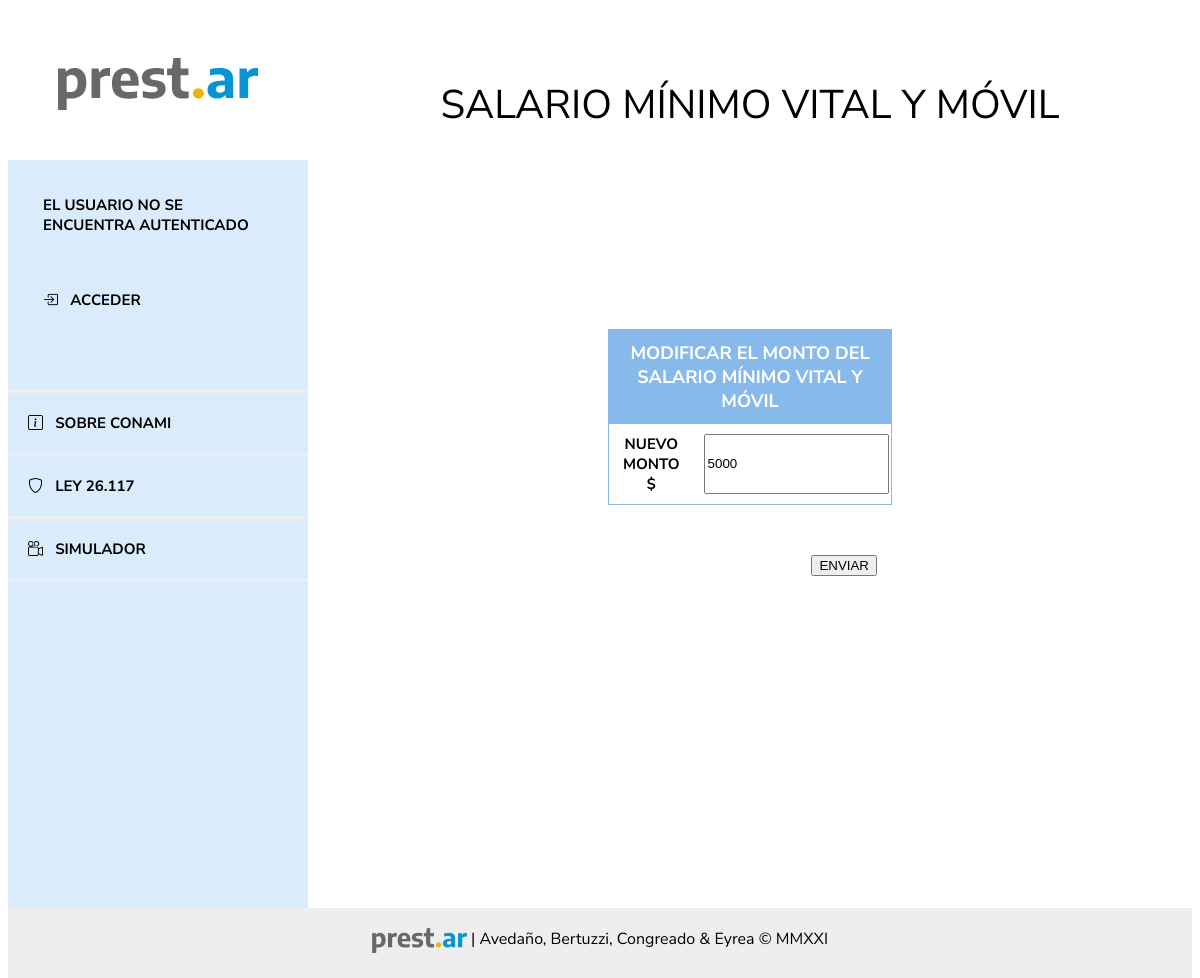
Page /configuracion/smvm/1/edit/ on the earlier database version.
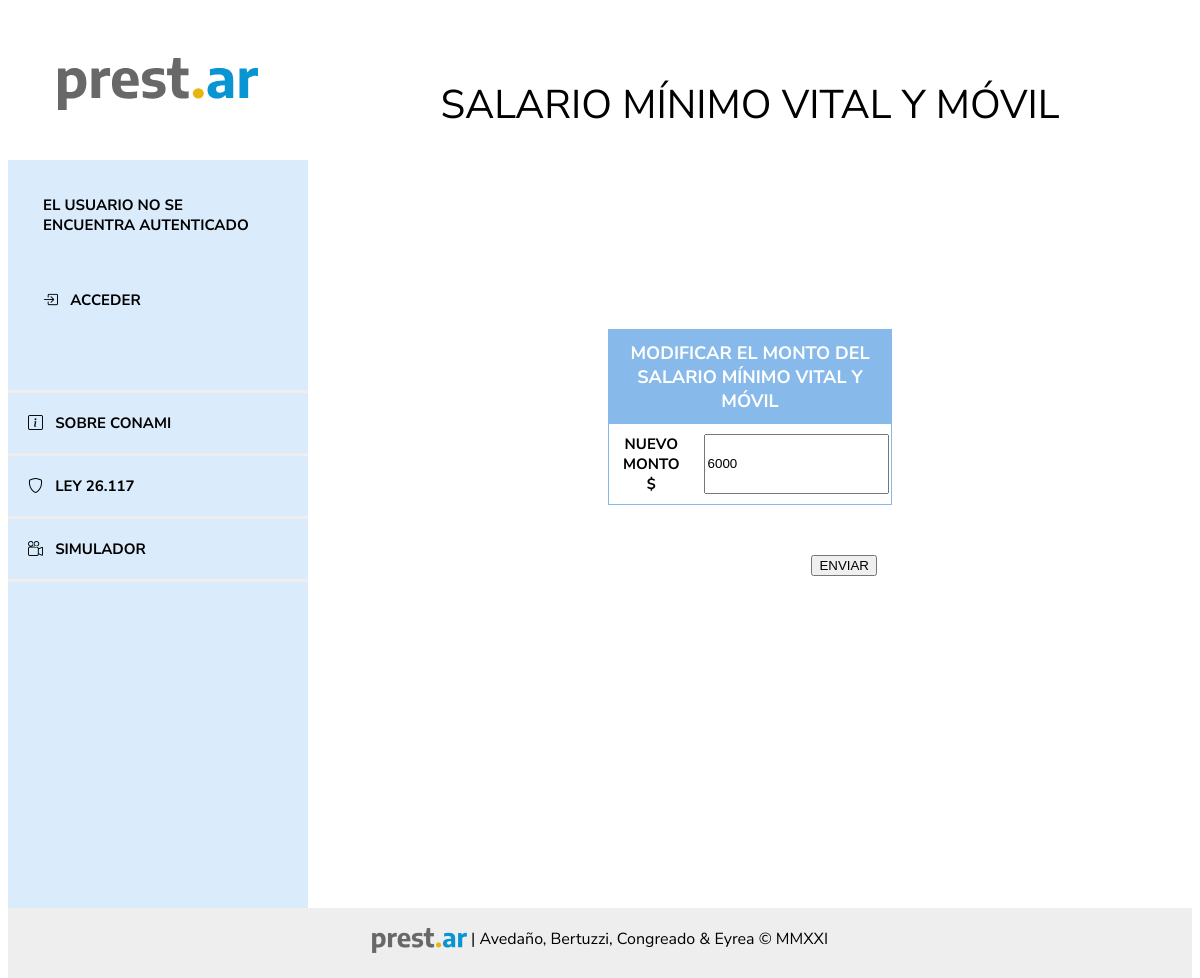
Same page on the later database version.
### prestamos/models.py (models this page shows, shortened)
class SMVM(models.Model):
    author = models.ForeignKey(
        settings.AUTH_USER_MODEL, on_delete=models.CASCADE)
    monto = models. PositiveIntegerField()
    created_date = models.DateTimeField(
        default=timezone.now)

### prestamos/views.py (the view)
def smvm_edit(request, pk):
    smvm = get_object_or_404(SMVM, pk=pk)
    if request.method == "POST":
        form = SMVMForm(request.POST, instance=smvm)
        if form.is_valid():
            smvm = form.save(commit=False)
            smvm.created_date = timezone.now()
            smvm.save()
            return redirect('smvm_detail', pk=smvm.pk)
    else:
        form = SMVMForm(instance=smvm)
    return render(request, 'configuracion/smvm_edit.html', {'form': form})

### prestamos/forms.py
class SMVMForm(forms.ModelForm):
    class Meta:
        model = SMVM
        fields = ['monto']

### prestamos/templates/configuracion/smvm_edit.html
{% extends 'base.html' %}
{% block content %}
<header>
	SALARIO MÍNIMO VITAL Y MÓVIL
</header>
<main>
    <form target="_self"  method="POST" class="simulacion-form">{% csrf_token %}
			<div class="caja">
     			<div class="grid-item titulo">MODIFICAR EL MONTO DEL SALARIO MÍNIMO VITAL Y MÓVIL</div>
                <div class="grid-item texto" style="text-align:center">NUEVO MONTO $</div>
                <div class="grid-item">{{ form.monto }}</div>
			</div>
		<button class="save btn btn-default">ENVIAR</button>
	</form>
</main>
{% endblock %}

Differences in the rows shown:
changed SMVM: monto "5000" → "6000"
